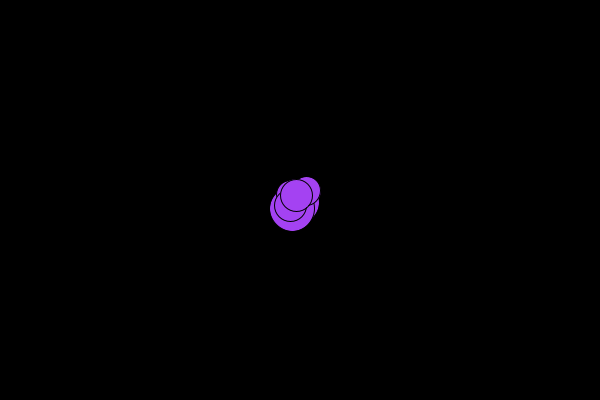
Frame 1 (no input)
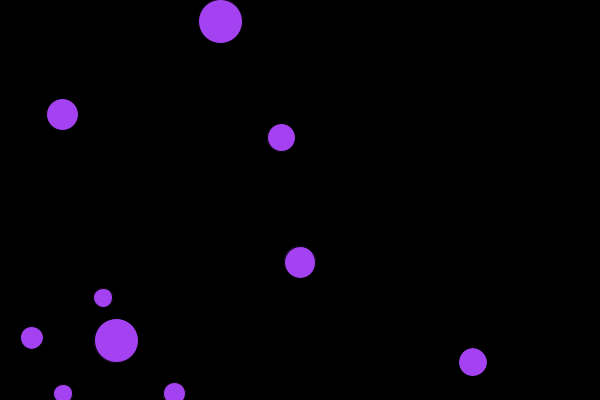
Frame 60 (the mouse pressed at the canvas centre just before this capture)
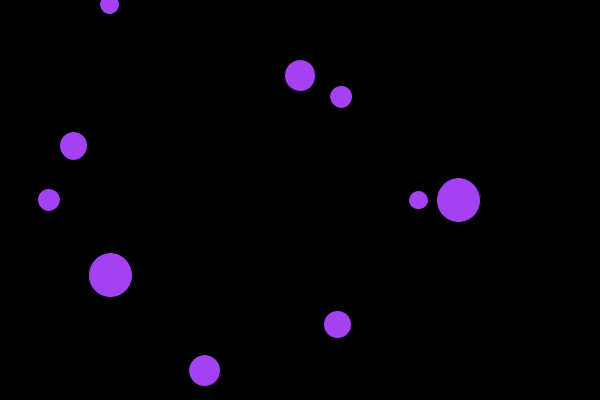
Frame 120 (the mouse held since frame 60 and released just before this capture)

The Processing sketch that drew these frames (run headless with seeded random() and noise(); from frame 60 on, the mouse is pressed at the canvas centre):

// Processing sketch: processing_184582
// ── processing_184582.pde

float [] posicioXBoles = new float [10];
float [] posicioYBoles = new float [10];

float [] velocitatXBoles = new float [10];
float [] velocitatYBoles = new float [10];

float [] midaBoles = new float [5];

float [] colorBoles1 = new float [3];
float [] colorBoles2 = new float [3];
float [] colorBoles3 = new float [3];

color Boles = color(random(0, 255), random (0, 255), random (0, 255));

float vel = 10;



void setup () {
  size (600, 400);


  //bucles per donar valor inicial
  for (int i=0; i<midaBoles.length; i++ ) {
    midaBoles[i]=random (10, 50);
  }
  for (int i=0; i<velocitatXBoles.length; i++ ) {

    velocitatXBoles[i]=random (-vel, vel);

    //Perque velocitatXBoles no sigui 0
    while (velocitatXBoles[i]>-2 && velocitatXBoles[i]<2) {
      velocitatXBoles[i]=random (-vel, vel);
    }

    velocitatYBoles[i]=random (-vel, vel);

    //Perque velocitatYBoles no sigui 0
    while (velocitatYBoles[i]>-2 && velocitatYBoles[i]<2) {
      velocitatYBoles[i]=random (-vel, vel);
    }
  }
  for (int i=0; i< posicioXBoles.length; i++) {
    posicioXBoles[i]=width/2;
    posicioYBoles[i]=height/2;
  }
}


void draw () {
  background (0);
  fill (Boles);


  //Bucle per crear les boles. midaBoles es 5, així que sempre serà [i/2].
  for (int i=0; i<posicioXBoles.length; i++) {

    //Perque es moguin
    posicioXBoles[i]= posicioXBoles[i]+velocitatXBoles[i];
    posicioYBoles[i] = posicioYBoles[i]+velocitatYBoles[i];

    //Limits horitzontals
    if (posicioXBoles[i]+midaBoles[i/2]/2>width || posicioXBoles[i]-midaBoles[i/2]/2<0) {
      velocitatXBoles[i]=-velocitatXBoles[i];
    }

    //Limits verticals
    if (posicioYBoles[i]+midaBoles[i/2]/2>height || posicioYBoles[i]-midaBoles[i/2]/2<0) {
      velocitatYBoles[i]=-velocitatYBoles[i];
    }

    //dibuix ellipse


    ellipse (posicioXBoles[i], posicioYBoles[i], midaBoles[i/2], midaBoles[i/2]);
  }
  //Fi bucle
}








void mouseReleased () {

  for (int j=0; j<colorBoles1.length; j++ ) {
    colorBoles1[j]= random(0, 255);
    colorBoles2[j]= random(0, 255);
    colorBoles3[j]= random(0, 255);
    Boles = color(colorBoles1[j], colorBoles2[j], colorBoles3[j]);

    for (int i=0; i<midaBoles.length; i++ ) {
      midaBoles[i]=random (10, 50);
    }
    for (int i=0; i<velocitatXBoles.length; i++ ) {

      velocitatXBoles[i]=random (-vel, vel);

      //Perque velocitatXBoles no sigui 0
      while (velocitatXBoles[i]>-2 && velocitatXBoles[i]<2) {
        velocitatXBoles[i]=random (-vel, vel);
      }

      velocitatYBoles[i]=random (-vel, vel);

      //Perque velocitatYBoles no sigui 0
      while (velocitatYBoles[i]>-2 && velocitatYBoles[i]<2) {
        velocitatYBoles[i]=random (-vel, vel);
      }
    }
    for (int i=0; i< posicioXBoles.length; i++) {
      posicioXBoles[i]=mouseX;
      posicioYBoles[i]=mouseY;
    }
  }
}
